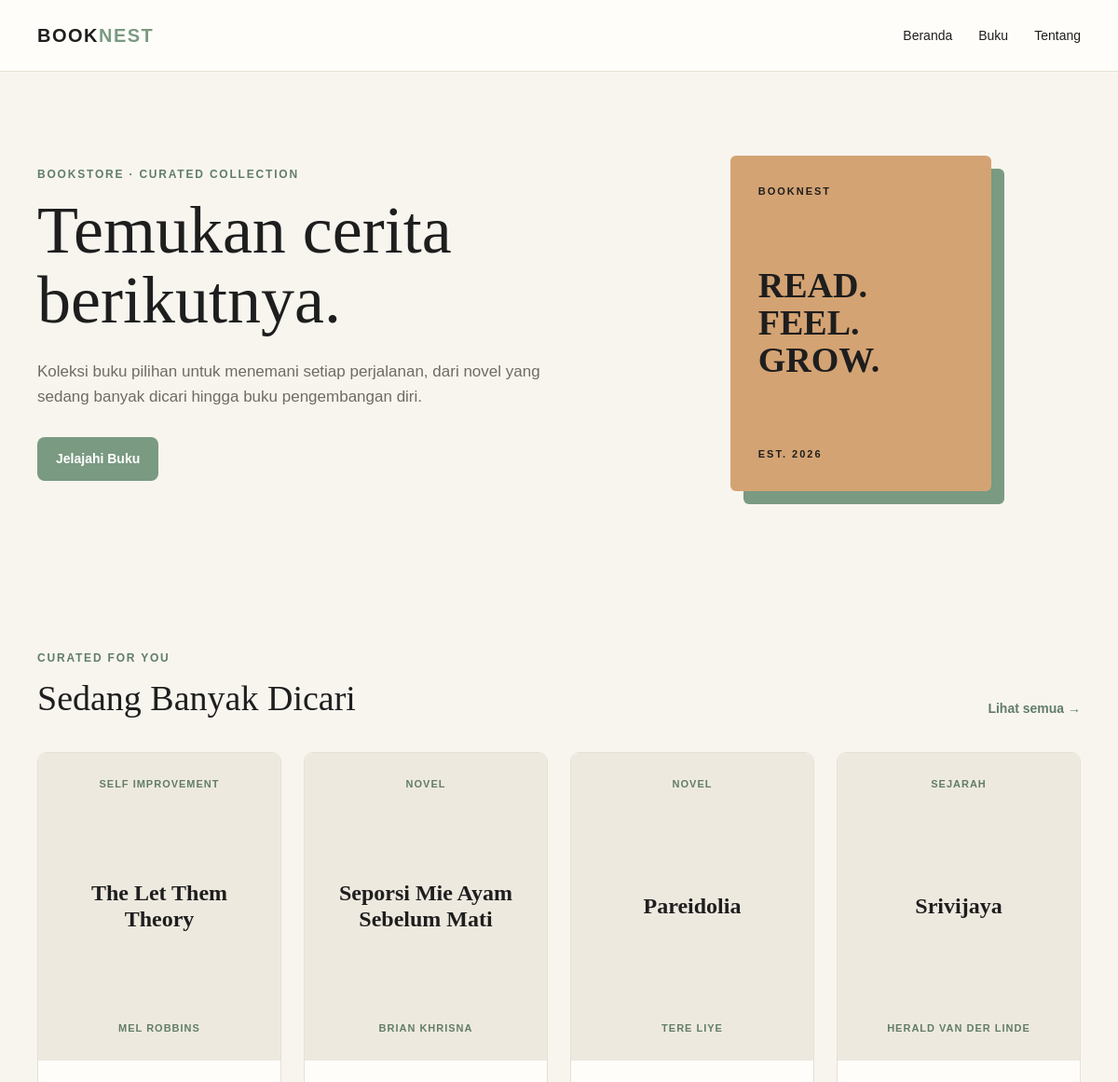
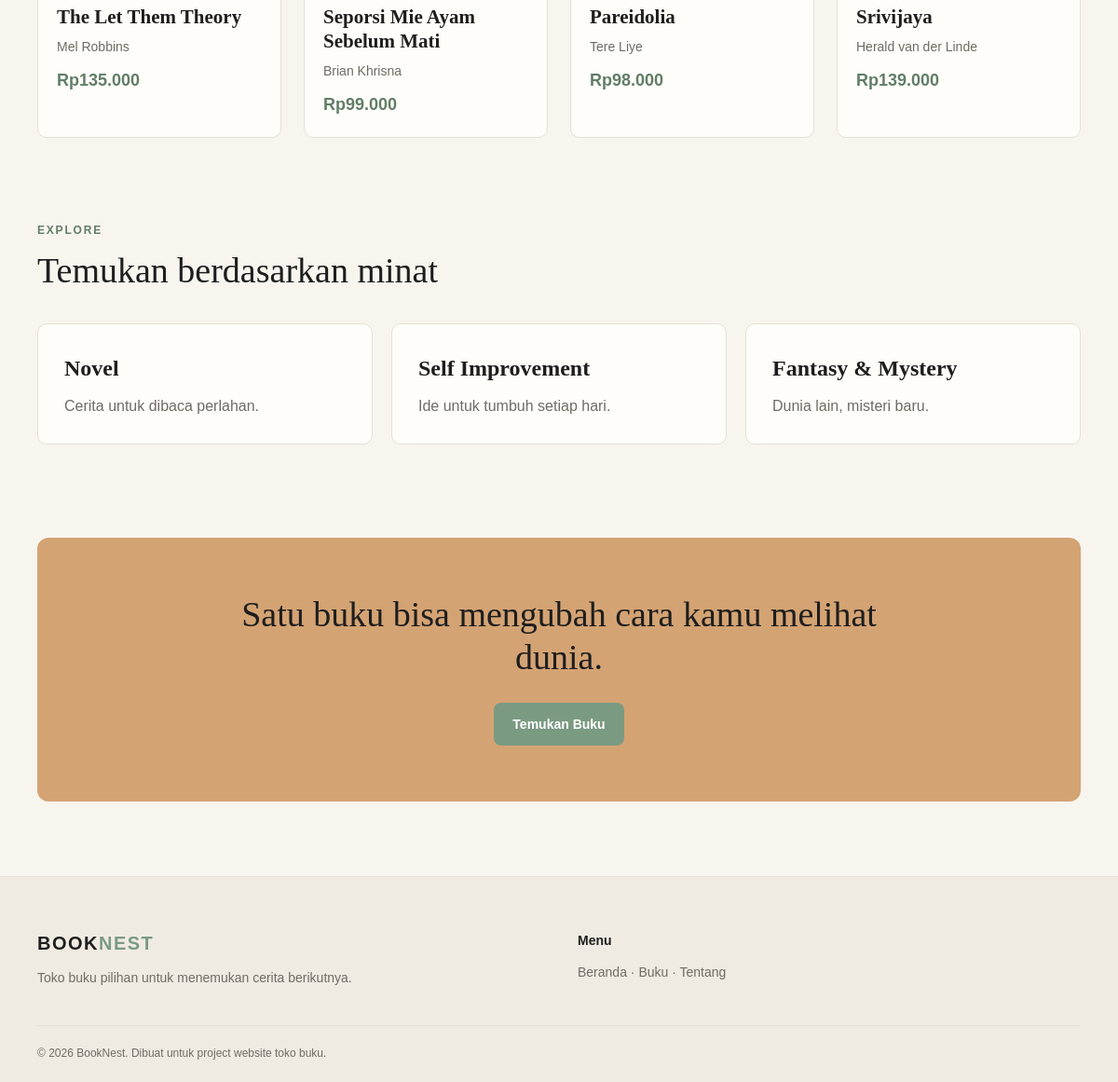
The page / on the database its author committed (2 pictures, top to bottom).
### tables this page shows
CREATE TABLE produk (id INT AUTO_INCREMENT PRIMARY KEY, nama VARCHAR(150) NOT NULL, penulis VARCHAR(120) NOT NULL, kategori VARCHAR(80) NOT NULL, deskripsi TEXT, harga DECIMAL(12,2) NOT NULL DEFAULT 0, stok INT NOT NULL DEFAULT 0, penerbit VARCHAR(120), tahun_terbit YEAR NULL, isbn VARCHAR(30), gambar VARCHAR(255), created_at TIMESTAMP DEFAULT CURRENT_TIMESTAMP, updated_at TIMESTAMP DEFAULT CURRENT_TIMESTAMP ON UPDATE CURRENT_TIMESTAMP);

### index.php (the view, shortened to what this page needs)
<?php
require 'config/database.php';
$result = $conn->query(
    'SELECT * FROM produk
     ORDER BY id DESC
     LIMIT 4'
);
$books = [];
while ($row = $result->fetch_assoc()) {
    $books[] = $row;
}
include 'includes/header.php';
?>
<section class="hero">
    <div class="container hero-grid">
        <div>
            <div class="eyebrow">
                Bookstore · Curated Collection
            </div>
            <h1>
                Temukan cerita berikutnya.
            </h1>
            <p>
                Koleksi buku pilihan untuk menemani setiap perjalanan,
                dari novel yang sedang banyak dicari hingga buku
                pengembangan diri.
            </p>
            <a
                class="btn"
                href="produk.php"
            >
                Jelajahi Buku
            </a>
        </div>
        <div class="hero-art">
            <div class="book-stack">
                <small>
                    BOOKNEST
                </small>
                <strong>
                    READ.<br>
                    FEEL.<br>
                    GROW.
                </strong>
                <small>
                    EST. 2026
                </small>
            </div>
        </div>
    </div>
</section>
<section class="section">
    <div class="container">
        <div class="section-head">
            <div>
                <div class="eyebrow">
                    Curated for you
                </div>
                <h2>
                    Sedang Banyak Dicari
                </h2>
            </div>
            <a href="produk.php">
                Lihat semua →
            </a>
        </div>
        <div class="books-grid">
            <?php foreach ($books as $buku): ?>
                <a
                    class="book-card"
                    href="detail.php?id=<?= $buku['id'] ?>"
                >
                    <div class="cover">
                        <?php if ($buku['gambar']): ?>
                            <img
                                src="uploads/produk/<?= htmlspecialchars($buku['gambar']) ?>"
                                alt="<?= htmlspecialchars($buku['nama']) ?>"
                            >
                        <?php else: ?>
                            <div class="cover-placeholder">
                                <small>
                                    <?= htmlspecialchars($buku['kategori']) ?>
                                </small>
                                <b>
                                    <?= htmlspecialchars($buku['nama']) ?>
                                </b>
                                <small>
                                    <?= htmlspecialchars($buku['penulis']) ?>
                                </small>
                            </div>
                        <?php endif; ?>
                    </div>
                    <div class="book-info">
                        <h3>
                            <?= htmlspecialchars($buku['nama']) ?>
                        </h3>
                        <div class="author">
                            <?= htmlspecialchars($buku['penulis']) ?>
                        </div>
                        <div class="price">
                            Rp<?= number_format(
                                $buku['harga'],
                                0,
                                ',',
                                '.'
                            ) ?>
                        </div>
                    </div>
                </a>
            <?php endforeach; ?>
        </div>
    </div>
</section>
<section
    class="section"
    style="padding-top: 10px;"
>
    <div class="container">
        <div class="section-head">
            <div>
                <div class="eyebrow">
                    Explore
                </div>
                <h2>
                    Temukan berdasarkan minat
                </h2>
            </div>
        </div>
        <div class="categories">
            <a
                class="category"
                href="produk.php?kategori=Novel"
            >
                <h3>
                    Novel
                </h3>
                <span class="muted">
                    Cerita untuk dibaca perlahan.
                </span>
            </a>
            <a
                class="category"
                href="produk.php?kategori=Self Improvement"
            >
                <h3>
                    Self Improvement
                </h3>
                <span class="muted">
                    Ide untuk tumbuh setiap hari.
                </span>
            </a>
            <a
                class="category"
                href="produk.php?kategori=Fantasy"
            >
                <h3>
                    Fantasy & Mystery
                </h3>
                <span class="muted">
                    Dunia lain, misteri baru.
                </span>
            </a>
        </div>
    </div>
</section>
<section class="cta">
    <h2>
        Satu buku bisa mengubah cara kamu melihat dunia.
    </h2>
    <a
        class="btn"
        href="produk.php"
    >
        Temukan Buku
    </a>
</section>
<?php
include 'includes/footer.php';
?>

### assets/style.css (style rules this page uses)
:root { --bg: #F8F5EF; --surface: #FFFDF9; --text: #1E1E1E; --sage: #7A9A82; --sage-dark: #617D68; --mustard: #D4A373; --mustard-dark: #BD895B; --line: #E6E0D5; --cream-dark: #EEE9DF; --muted: #6F6B64; --white: #FFFFFF; }
* { box-sizing: border-box; margin: 0; padding: 0; }
html { scroll-behavior: smooth; }
body { font-family: Arial, Helvetica, sans-serif; background: var(--bg); color: var(--text); line-height: 1.6; }
a { color: inherit; text-decoration: none; }
.container { width: min(1120px, calc(100% - 40px)); margin: 0 auto; }
.btn { display: inline-flex; align-items: center; justify-content: center; padding: 12px 20px; background: var(--sage); color: var(--white); border: none; border-radius: 8px; font-size: 14px; font-weight: 700; cursor: pointer; transition: background 0.2s ease, transform 0.2s ease; }
.eyebrow { color: var(--sage-dark); font-size: 12px; font-weight: 800; text-transform: uppercase; letter-spacing: 1.8px; margin-bottom: 12px; }
.hero { background: var(--bg); padding: 90px 0; }
.hero-grid { display: grid; grid-template-columns: 1.1fr 0.9fr; align-items: center; gap: 70px; }
.hero h1 { font-family: Georgia, serif; font-size: clamp(44px, 6vw, 72px); line-height: 1.05; font-weight: 500; margin-bottom: 24px; }
.hero p { max-width: 620px; color: var(--muted); font-size: 17px; margin-bottom: 30px; }
.hero-art { display: flex; justify-content: center; }
.book-stack { width: 280px; min-height: 360px; padding: 30px; background: var(--mustard); border-radius: 6px; box-shadow: 14px 14px 0 var(--sage); display: flex; flex-direction: column; justify-content: space-between; }
.book-stack small { font-size: 11px; font-weight: 800; letter-spacing: 2px; }
.book-stack strong { font-family: Georgia, serif; font-size: 38px; line-height: 1.05; }
.section { padding: 80px 0; }
.section-head { display: flex; align-items: flex-end; justify-content: space-between; gap: 30px; margin-bottom: 35px; }
.section-head h2 { font-family: Georgia, serif; font-size: 38px; font-weight: 500; line-height: 1.15; }
.section-head > a { color: var(--sage-dark); font-weight: 700; font-size: 14px; }
.books-grid { display: grid; grid-template-columns: repeat(4, 1fr); gap: 24px; }
.book-card { background: var(--surface); border: 1px solid var(--line); border-radius: 10px; overflow: hidden; transition: transform 0.2s ease, box-shadow 0.2s ease; }
.cover { height: 330px; background: var(--cream-dark); overflow: hidden; }
.cover-placeholder { width: 100%; height: 100%; padding: 25px; background: var(--cream-dark); display: flex; flex-direction: column; justify-content: space-between; text-align: center; }
.cover-placeholder small { color: var(--sage-dark); font-size: 11px; font-weight: 700; text-transform: uppercase; letter-spacing: 1px; }
.cover-placeholder b { font-family: Georgia, serif; font-size: 24px; line-height: 1.15; }
.book-info { padding: 20px; }
.book-info h3 { font-family: Georgia, serif; font-size: 21px; line-height: 1.25; margin: 8px 0; }
.author { color: var(--muted); font-size: 14px; margin-bottom: 10px; }
.price { color: var(--sage-dark); font-size: 18px; font-weight: 800; }
.categories { display: grid; grid-template-columns: repeat(3, 1fr); gap: 20px; }
.category { background: var(--surface); border: 1px solid var(--line); padding: 28px; border-radius: 10px; transition: border-color 0.2s ease, transform 0.2s ease; }
.category h3 { font-family: Georgia, serif; font-size: 24px; margin-bottom: 8px; }
.cta { width: min(1120px, calc(100% - 40px)); margin: 20px auto 80px; padding: 60px 40px; background: var(--mustard); border-radius: 12px; text-align: center; }
.cta h2 { max-width: 700px; margin: 0 auto 25px; font-family: Georgia, serif; font-size: 38px; font-weight: 500; line-height: 1.2; }
.muted { color: var(--muted); }

### rows shown on the page
produk: kategori "SELF IMPROVEMENT", nama "The Let Them Theory", penulis "MEL ROBBINS", penulis "Mel Robbins", harga "135.000"
produk: kategori "NOVEL", nama "Seporsi Mie Ayam Sebelum Mati", penulis "BRIAN KHRISNA", penulis "Brian Khrisna", harga "99.000"
produk: kategori "NOVEL", nama "Pareidolia", penulis "TERE LIYE", penulis "Tere Liye", harga "98.000"
produk: kategori "SEJARAH", nama "Srivijaya", penulis "HERALD VAN DER LINDE", penulis "Herald van der Linde", harga "139.000"
